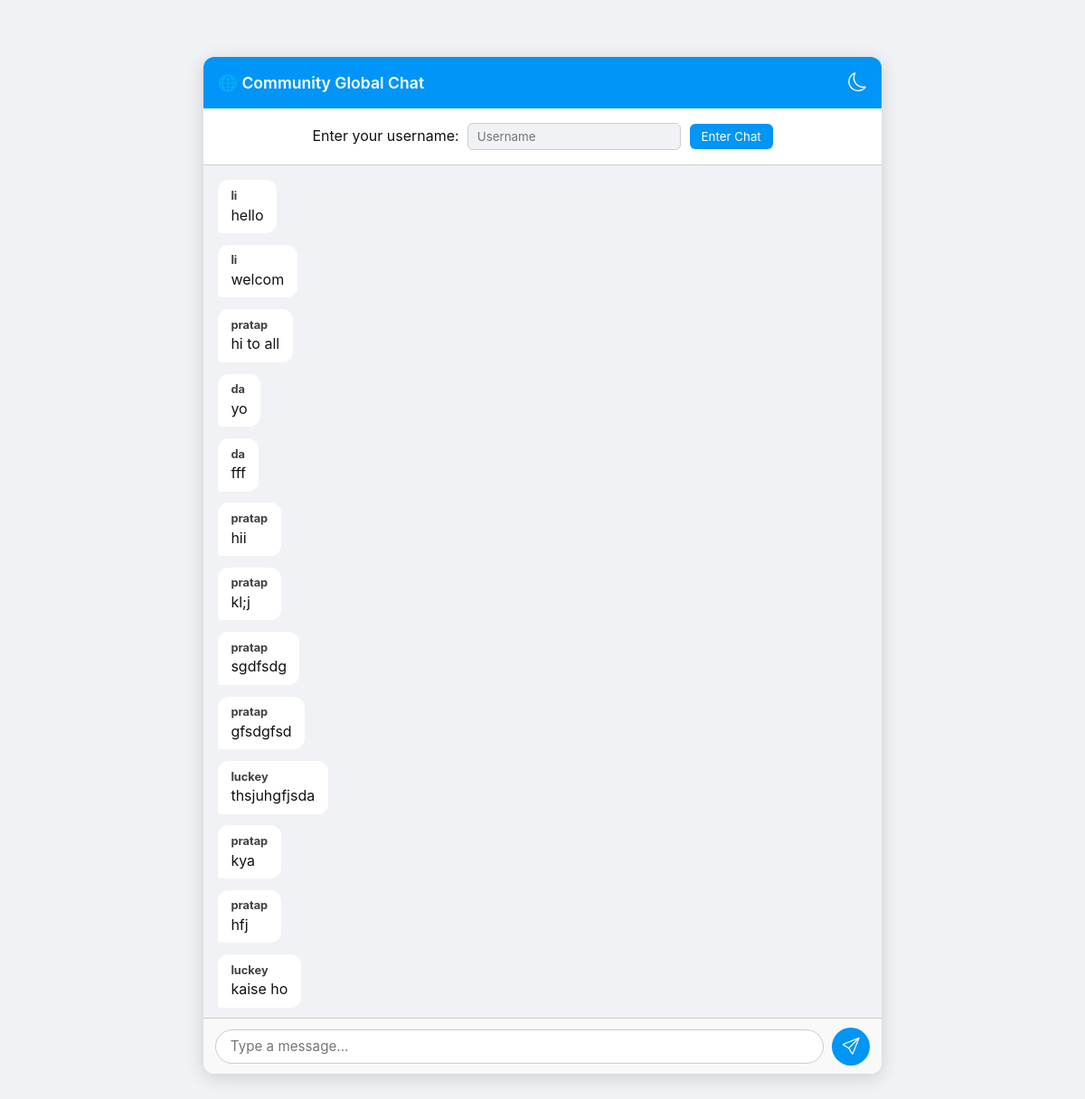
Page /chat/ on the committed database.
### mainapp/models.py (models this page shows, shortened)
class Message(models.Model):
    user = models.ForeignKey(User, on_delete=models.CASCADE, null=True, blank=True)
    content = models.TextField()
    timestamp = models.DateTimeField(auto_now_add=True)
    class Meta:
        ordering = ['timestamp']

### mainapp/views.py (the view)
# urls.py: path('chat/', views.chat_view, name='chat'),  # global chat
def chat_view(request):
    username = request.GET.get('username', 'Anonymous')
    users = User.objects.exclude(username=request.user.username)
    messages = Message.objects.all().order_by('timestamp')  # load old messages
    return render(request, 'chat.html', {
        'messages': messages,
        'username': username,
        'users': users,
    })

### mainapp/templates/chat.html (shortened to what this page needs)
{% load static %}
<!DOCTYPE html>
<html lang="en">
<head>
    <link rel="stylesheet" href="{%static 'chat.css'%}">
    <link
      rel="stylesheet"
      href="https://cdn.jsdelivr.net/npm/bootstrap-icons@1.11.3/font/bootstrap-icons.css">
</head>
<body>
    <div class="chat-box">
        <div class="chat-header">
          🌐 Community Global Chat
          <div class="actions">
            <button class="mode-toggle" id="modeToggle" title="Toggle dark/light mode">
              <i class="bi bi-moon"></i>
            </button>
          </div>
        </div>
        {% if not request.user.is_authenticated %}
        <div class="username-prompt">
          Enter your username:
          <input type="text" id="usernameInput" placeholder="Username">
          <button id="enterChatBtn">Enter Chat</button>
        </div>
        {% endif %}
        <div id="messages">
            {% for msg in messages %}
              <div class="message {% if msg.user.username == request.user.username %}self{% else %}other{% endif %}">
                <b>{{ msg.user.username }}</b> {{ msg.content }}
              </div>
            {% endfor %}
        </div>
        <div class="input-area">
          <input id="messageInput" type="text" placeholder="Type a message..." autocomplete="off">
          <button id="sendBtn"><i class="bi bi-send"></i></button>
        </div>
    </div>
</body>
</html>

### mainapp/static/chat.css (style rules this page uses)
* { margin: 0; padding: 0; box-sizing: border-box; font-family: -apple-system, BlinkMacSystemFont, "Segoe UI", Roboto, Helvetica, Arial, sans-serif; transition: background 0.3s, color 0.3s; }
html, body { height: 100%; }
body { background-color: var(--bg); color: var(--text); display: flex; justify-content: center; align-items: center; }
:root { --bg: #f0f2f5; --chat-bg: #ffffff; --text: #111; --header-bg: #0095f6; --header-text: #fff; --input-bg: #f9f9f9; --input-border: #ccc; --bubble-self: #dcf8c6; --bubble-other: #fff; --scroll-thumb: #ccc; }
.chat-box { display: flex; flex-direction: column; justify-content: space-between; width: 100%; max-width: 750px; height: 90vh; background-color: var(--chat-bg); border-radius: 12px; overflow: hidden; box-shadow: 0 4px 20px rgba(0, 0, 0, 0.15); }
.chat-header { background-color: var(--header-bg); color: var(--header-text); padding: 1rem; font-weight: 600; font-size: 1.1rem; display: flex; align-items: center; justify-content: space-between; }
.chat-header .actions { display: flex; align-items: center; gap: 0.6rem; }
.mode-toggle { background: none; border: none; color: var(--header-text); font-size: 1.3rem; cursor: pointer; }
#messages { flex: 1; overflow-y: auto; display: flex; flex-direction: column; gap: 0.8rem; padding: 1rem; background-color: var(--bg); scroll-behavior: smooth; }
.message { max-width: 75%; padding: 0.6rem 0.9rem; border-radius: 12px; word-wrap: break-word; line-height: 1.3; animation: fadeIn 0.2s ease; display: flex; flex-direction: column; }
.message b { font-size: 0.8rem; margin-bottom: 2px; opacity: 0.8; }
.other { align-self: flex-start; background-color: var(--bubble-other); border-bottom-left-radius: 3px; }
.input-area { display: flex; align-items: center; background-color: var(--input-bg); border-top: 1px solid var(--input-border); padding: 0.6rem 0.8rem; gap: 0.6rem; }
.input-area input { flex: 1; padding: 0.55rem 1rem; border-radius: 20px; border: 1px solid var(--input-border); outline: none; background-color: var(--chat-bg); color: var(--text); font-size: 0.95rem; }
.input-area button { background-color: var(--header-bg); border: none; color: var(--header-text); border-radius: 50%; width: 42px; height: 42px; display: flex; justify-content: center; align-items: center; cursor: pointer; font-size: 1.2rem; }
.username-prompt { padding: 1rem; text-align: center; background: var(--chat-bg); border-bottom: 1px solid var(--input-border); }
.username-prompt input { padding: 0.4rem 0.6rem; border-radius: 6px; border: 1px solid var(--input-border); background: var(--bg); color: var(--text); margin-left: 5px; }
.username-prompt button { padding: 0.4rem 0.8rem; background-color: var(--header-bg); border: none; color: var(--header-text); border-radius: 6px; margin-left: 5px; cursor: pointer; }

### rows in the picture
Message: user.username "li", content "hello"
Message: user.username "li", content "welcom"
Message: user.username "pratap", content "hi to all"
Message: user.username "da", content "yo"
Message: user.username "da", content "fff"
Message: user.username "pratap", content "hii"
Message: user.username "pratap", content "kl;j"
Message: user.username "pratap", content "sgdfsdg"
Message: user.username "pratap", content "gfsdgfsd"
Message: user.username "luckey", content "thsjuhgfjsda"
Message: user.username "pratap", content "kya"
Message: user.username "pratap", content "hfj"
Message: user.username "luckey", content "kaise ho"
